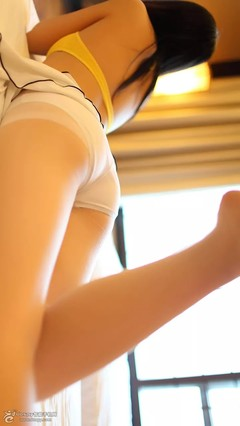
#> input picture python-learn/studyBegin/pil_test.jpg, 240 x 426 px
$ python g_pil.py
#> lines starting #> are read from the running program, lines starting #| are printed output that depends on the picture
#!/usr/bin/env python
# -*- coding: utf-8 -*-

import re
from PIL import Image, ImageFilter

im = Image.open('pil_test.jpg');
#> im is the input picture: PIL image 240x426 RGB; mean R, G, B 207.4, 161.6, 118
w,h = im.size
#> w = 240; h = 426
print ('Original image size: %sx%s' % (w, h))
#| Original image size: 240x426
im2 = im.filter(ImageFilter.BLUR)
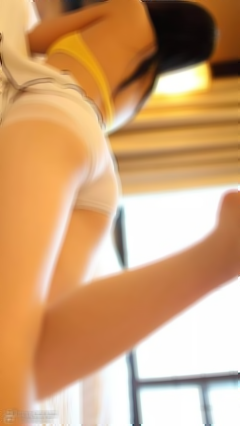
#> im2: PIL image 240x426 RGB; mean R, G, B 207.4, 161.7, 118
im2.save('pil_test_2.jpg')
print ('ImageFilter')
